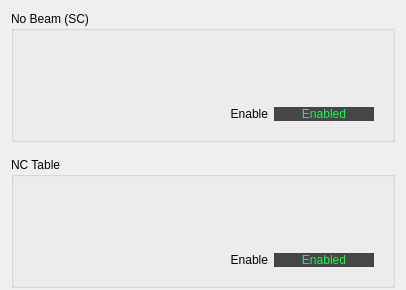
          <widget class="QFrame" name="frame_15">
           <property name="frameShape">
            <enum>QFrame::NoFrame</enum>
           </property>
           <property name="frameShadow">
            <enum>QFrame::Raised</enum>
           </property>
           <layout class="QGridLayout" name="gridLayout_19">
            <item row="0" column="0">
             <widget class="QGroupBox" name="groupBox_13">
              <property name="minimumSize">
               <size>
                <width>0</width>
                <height>131</height>
               </size>
              </property>
              <property name="maximumSize">
               <size>
                <width>16777215</width>
                <height>131</height>
               </size>
              </property>
              <property name="title">
               <string>No Beam (SC)</string>
              </property>
              <layout class="QGridLayout" name="gridLayout_15">
               <item row="0" column="0">
                <widget class="PyDMEmbeddedDisplay" name="PyDMEmbeddedDisplay_10">
                 <property name="minimumSize">
                  <size>
                   <width>360</width>
                   <height>52</height>
                  </size>
                 </property>
                 <property name="maximumSize">
                  <size>
                   <width>369</width>
                   <height>70</height>
                  </size>
                 </property>
                 <property name="toolTip">
                  <string/>
                 </property>
                 <property name="frameShape">
                  <enum>QFrame::NoFrame</enum>
                 </property>
                 <property name="macros" stdset="0">
                  <string>{&quot;P&quot;:&quot;${DEVICE}:TMIT&quot;,&quot;THR&quot;:&quot;T0_IDL&quot;,&quot;NUM&quot;:&quot;0&quot;}</string>
                 </property>
                 <property name="filename" stdset="0">
                  <string>mps_inline_threshold_rbv.ui</string>
                 </property>
                </widget>
               </item>
               <item row="1" column="0">
                <widget class="QFrame" name="frame_16">
                 <property name="frameShape">
                  <enum>QFrame::NoFrame</enum>
                 </property>
                 <property name="frameShadow">
                  <enum>QFrame::Raised</enum>
                 </property>
                 <layout class="QGridLayout" name="gridLayout_32">
                  <item row="0" column="0">
                   <widget class="QLabel" name="label_27">
                    <property name="text">
                     <string>Enable</string>
                    </property>
                    <property name="alignment">
                     <set>Qt::AlignRight|Qt::AlignTrailing|Qt::AlignVCenter</set>
                    </property>
                   </widget>
                  </item>
                  <item row="0" column="1">
                   <widget class="PyDMLabel" name="PyDMLabel_21">
                    <property name="maximumSize">
                     <size>
                      <width>100</width>
                      <height>16777215</height>
                     </size>
                    </property>
                    <property name="toolTip">
                     <string/>
                    </property>
                    <property name="styleSheet">
                     <string notr="true">color: rgb(12, 255, 68);
background-color: rgb(70, 70, 70);</string>
                    </property>
                    <property name="text">
                     <string>Enabled</string>
                    </property>
                    <property name="alignment">
                     <set>Qt::AlignCenter</set>
                    </property>
                    <property name="showUnits" stdset="0">
                     <bool>true</bool>
                    </property>
                    <property name="channel" stdset="0">
                     <string>ca://${DEVICE}:TMIT_IDL_EN</string>
                    </property>
                   </widget>
                  </item>
                 </layout>
                </widget>
               </item>
              </layout>
             </widget>
            </item>
            <item row="1" column="0">
             <widget class="QGroupBox" name="groupBox_14">
              <property name="minimumSize">
               <size>
                <width>0</width>
                <height>131</height>
               </size>
              </property>
              <property name="maximumSize">
               <size>
                <width>16777215</width>
                <height>112</height>
               </size>
              </property>
              <property name="title">
               <string>NC Table</string>
              </property>
              <layout class="QGridLayout" name="gridLayout_14">
               <item row="0" column="0">
                <widget class="PyDMEmbeddedDisplay" name="PyDMEmbeddedDisplay_11">
                 <property name="minimumSize">
                  <size>
                   <width>360</width>
                   <height>52</height>
                  </size>
                 </property>
                 <property name="maximumSize">
                  <size>
                   <width>369</width>
                   <height>70</height>
                  </size>
                 </property>
                 <property name="toolTip">
                  <string/>
                 </property>
                 <property name="frameShape">
                  <enum>QFrame::NoFrame</enum>
                 </property>
                 <property name="macros" stdset="0">
                  <string>{&quot;P&quot;:&quot;${DEVICE}:TMIT&quot;,&quot;THR&quot;:&quot;T0_LC1&quot;,&quot;NUM&quot;:&quot;0&quot;}</string>
                 </property>
                 <property name="filename" stdset="0">
                  <string>mps_inline_threshold_rbv.ui</string>
                 </property>
                </widget>
               </item>
               <item row="1" column="0">
                <widget class="QFrame" name="frame_17">
                 <property name="frameShape">
                  <enum>QFrame::NoFrame</enum>
                 </property>
                 <property name="frameShadow">
                  <enum>QFrame::Raised</enum>
                 </property>
                 <layout class="QGridLayout" name="gridLayout_33">
                  <item row="0" column="0">
                   <widget class="QLabel" name="label_28">
                    <property name="text">
                     <string>Enable</string>
                    </property>
                    <property name="alignment">
                     <set>Qt::AlignRight|Qt::AlignTrailing|Qt::AlignVCenter</set>
                    </property>
                   </widget>
                  </item>
                  <item row="0" column="1">
                   <widget class="PyDMLabel" name="PyDMLabel_22">
                    <property name="maximumSize">
                     <size>
                      <width>100</width>
                      <height>16777215</height>
                     </size>
                    </property>
                    <property name="toolTip">
                     <string/>
                    </property>
                    <property name="styleSheet">
                     <string notr="true">color: rgb(12, 255, 68);
background-color: rgb(70, 70, 70);</string>
                    </property>
                    <property name="text">
                     <string>Enabled</string>
                    </property>
                    <property name="alignment">
                     <set>Qt::AlignCenter</set>
                    </property>
                    <property name="showUnits" stdset="0">
                     <bool>true</bool>
                    </property>
                    <property name="channel" stdset="0">
                     <string>ca://${DEVICE}:TMIT_IDL_EN</string>
                    </property>
                   </widget>
                  </item>
                 </layout>
                </widget>
               </item>
              </layout>
             </widget>
            </item>
           </layout>
          </widget>
